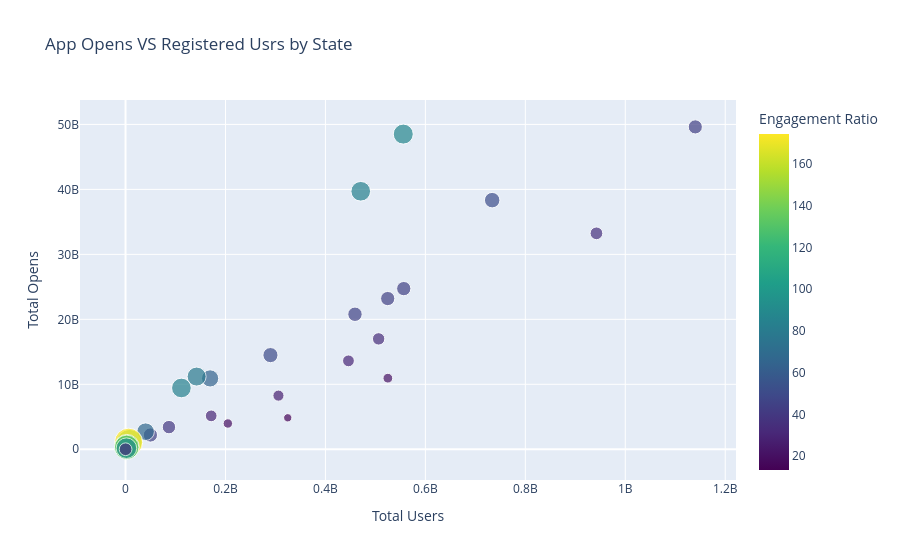

Notebook source saved alongside this figure:
### Markdown cell above
#### Chart-5 App Opens VS Registered Users by State(Engagement Scatter)
**Analysis_Type** Bivariate (Numerical-Numerical)

### Code cell
#Chart-5 App Opens VS Registered Users by State
df_c5=run("""
    SELECT state, SUM(registered_users) AS total_users, SUM(app_opens) AS total_opens,   ROUND((SUM(app_opens)::numeric /
                    NULLIF(SUM(registered_users), 0)), 2) AS engagement_ratio
    FROM map_user
    GROUP BY state
    ORDER BY total_users DESC
""")
df_c5=clean_state(df_c5)

fig=px.scatter(
    df_c5,x='total_users',y='total_opens',
    size='engagement_ratio',color='engagement_ratio',
    hover_name='state', color_continuous_scale='Viridis', 
    title='App Opens VS Registered Usrs by State',
    labels={'total_users':'Total Users','total_opens':'Total Opens','engagement_ratio':'Engagement Ratio'}
)
fig.show()
display(df_c5.sort_values('engagement_ratio', ascending=False).head(10))

### Figure 1 — Plotly figure (JSON) as saved in the notebook; plotly's stock layout.template omitted (floating-point values rounded to 4 significant figures)
{"data": [{"hovertemplate": "<b>%{hovertext}</b><br><br>Total Users=%{x}<br>Total Opens=%{y}<br>Engagement Ratio=%{marker.color}<extra></extra>", "hovertext": ["Maharashtra", "Uttar Pradesh", "Karnataka", "Andhra Pradesh", "Rajasthan", "West Bengal", "Telangana", "Tamil Nadu", "Madhya Pradesh", "Gujarat", "Bihar", "Delhi", "Haryana", "Odisha", "Kerala", "Punjab", "Jharkhand", "Chhattisgarh", "Assam", "Uttarakhand", "Himachal Pradesh", "Jammu & Kashmir", "Goa", "Tripura", "Chandigarh", "Puducherry", "Dadra & Nagar Haveli & Daman & Diu", "Manipur", "Arunachal Pradesh", "Nagaland", "Meghalaya", "Sikkim", "Mizoram", "Ladakh", "Andaman & Nicobar Islands", "Lakshadweep"], "legendgroup": "", "marker": {"color": [43.52, 35.27, 52.26, 44.42, 87.28, 20.85, 44.22, 33.55, 84.37, 45.26, 30.5, 14.93, 26.99, 49.98, 19.38, 30.0, 64.44, 78.64, 84.37, 39.27, 44.12, 67.46, 30.3, 48.46, 13.4, 17.1, 20.61, 53.14, 138.8, 76.18, 174.4, 58.95, 136.6, 129.5, 92.29, 35.38], "coloraxis": "coloraxis", "size": [43.52, 35.27, 52.26, 44.42, 87.28, 20.85, 44.22, 33.55, 84.37, 45.26, 30.5, 14.93, 26.99, 49.98, 19.38, 30.0, 64.44, 78.64, 84.37, 39.27, 44.12, 67.46, 30.3, 48.46, 13.4, 17.1, 20.61, 53.14, 138.8, 76.18, 174.4, 58.95, 136.6, 129.5, 92.29, 35.38], "sizemode": "area", "sizeref": 0.4359, "symbol": "circle"}, "mode": "markers", "name": "", "orientation": "v", "showlegend": false, "type": "scatter", "x": [1140000000.0, 942300000.0, 733700000.0, 556700000.0, 555800000.0, 525000000.0, 524600000.0, 506500000.0, 470700000.0, 459200000.0, 446100000.0, 324600000.0, 306000000.0, 290000000.0, 204800000.0, 171400000.0, 169300000.0, 142300000.0, 111800000.0, 86930000.0, 49800000.0, 40160000.0, 17440000.0, 13860000.0, 12860000.0, 10410000.0, 10080000.0, 9389000.0, 8046000.0, 6298000.0, 6185000.0, 4868000.0, 2701000.0, 2271000.0, 1842000.0, 142700.0], "xaxis": "x", "y": [49620000000.0, 33240000000.0, 38340000000.0, 24730000000.0, 48510000000.0, 10940000000.0, 23200000000.0, 16990000000.0, 39710000000.0, 20780000000.0, 13610000000.0, 4847000000.0, 8259000000.0, 14490000000.0, 3969000000.0, 5142000000.0, 10910000000.0, 11190000000.0, 9437000000.0, 3413000000.0, 2197000000.0, 2710000000.0, 528300000.0, 671700000.0, 172200000.0, 178000000.0, 207700000.0, 499000000.0, 1117000000.0, 479700000.0, 1078000000.0, 287000000.0, 368900000.0, 294100000.0, 170000000.0, 5048000.0], "yaxis": "y"}], "layout": {"autosize": true, "coloraxis": {"colorbar": {"title": {"text": "Engagement Ratio"}}, "colorscale": [[0, "#440154"], [0.1111, "#482878"], [0.2222, "#3e4989"], [0.3333, "#31688e"], [0.4444, "#26828e"], [0.5556, "#1f9e89"], [0.6667, "#35b779"], [0.7778, "#6ece58"], [0.8889, "#b5de2b"], [1, "#fde725"]]}, "legend": {"itemsizing": "constant", "tracegroupgap": 0}, "title": {"text": "App Opens VS Registered Usrs by State"}, "xaxis": {"anchor": "y", "autorange": true, "domain": [0, 1], "range": [-83880000.0, 1217000000.0], "title": {"text": "Total Users"}, "type": "linear"}, "yaxis": {"anchor": "x", "autorange": true, "domain": [0, 1], "range": [-7721000000.0, 55610000000.0], "title": {"text": "Total Opens"}, "type": "linear"}}}
